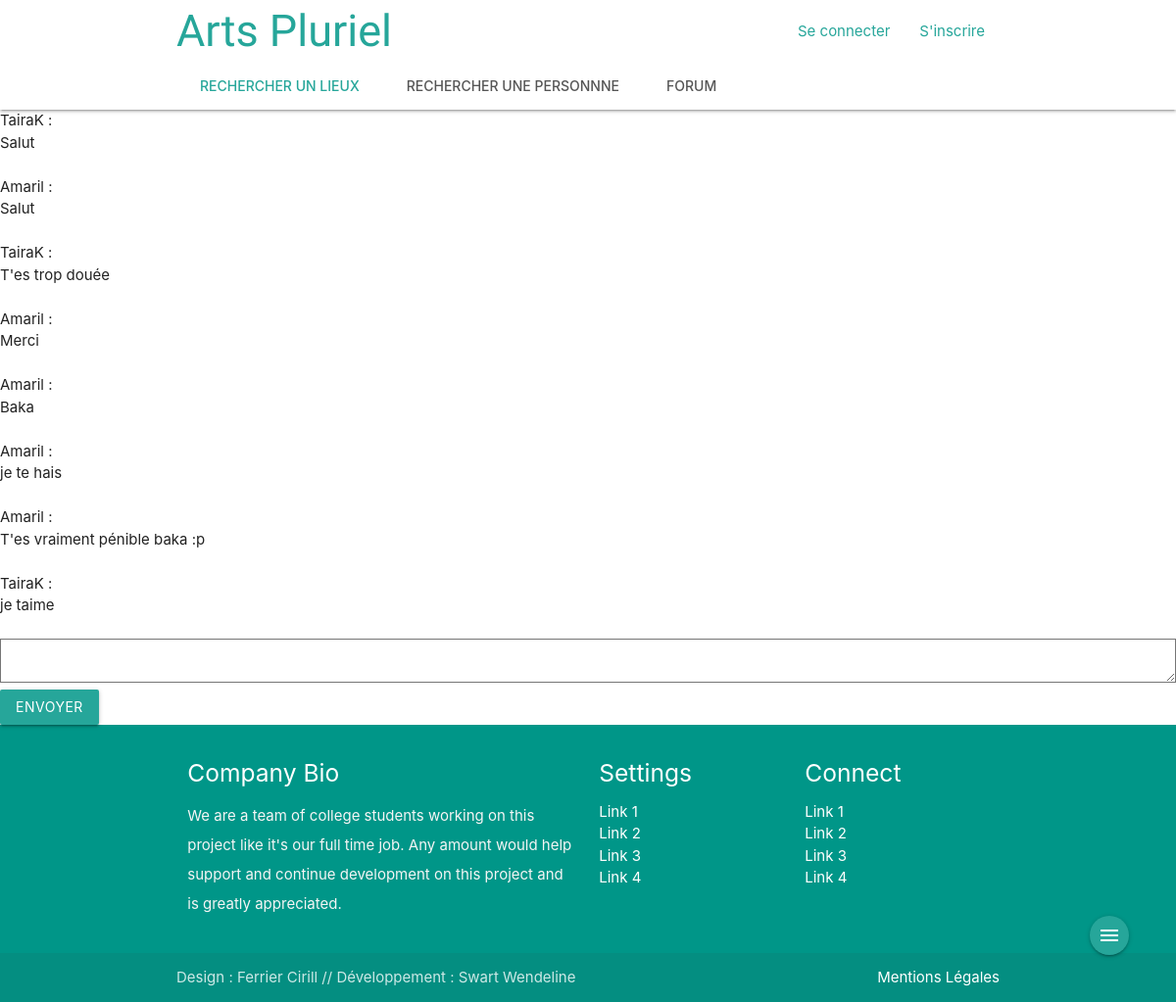
The page /message.php?id=2&idUser=1 on the database its author committed.
### tables this page shows
CREATE TABLE IF NOT EXISTS `MESSAGE` (
  `idM` int(11) NOT NULL AUTO_INCREMENT,
  `textM` varchar(500) NOT NULL,
  `idURecois` int(11) DEFAULT NULL,
  `idUEnvoie` int(11) DEFAULT NULL,
  `idF` int(11) DEFAULT NULL,
  PRIMARY KEY (`idM`),
  KEY `MESSAGE_UTILISATEUR_FK` (`idURecois`),
  KEY `MESSAGE_UTILISATEUR0_FK` (`idUEnvoie`),
  KEY `MESSAGE_FORUM1_FK` (`idF`)
);

CREATE TABLE IF NOT EXISTS `UTILISATEUR` (
  `idU` int(10) NOT NULL AUTO_INCREMENT,
  `pseudoU` char(50) DEFAULT NULL,
  `nomU` char(50) DEFAULT NULL,
  `prenomU` char(50) DEFAULT NULL,
  `mailU` char(250) DEFAULT NULL,
  `telU` char(10) DEFAULT NULL,
  `villeU` char(50) DEFAULT NULL,
  `distanceU` int(11) DEFAULT NULL,
  `mdpU` char(50) DEFAULT NULL,
  `ddnU` date NOT NULL,
  `bioU` varchar(500) NOT NULL,
  `LAT` float NOT NULL,
  `LONG` float NOT NULL,
  PRIMARY KEY (`idU`)
);

### message.php (the view, shortened to what this page needs)
<!DOCTYPE html>
<html lang="fr">
        <?php include'php/head.php'; ?>
<body>
    <?php include 'php/nav.php'; ?>
<?php
    if (isset($_GET['id']) && isset($_GET['idUser'])) {
        $idEnvoie = $_GET['id'];
        $idUserCourant = $_GET['idUser'];
        try{
            $connexion = database::getDB();
            $req = "SELECT  M.idM,  pseudoU , M.textM
                    FROM UTILISATEUR U,  MESSAGE M
                    WHERE (U.idU = M.idUEnvoie
                    AND (M.idURecois =?
                    AND M.idUEnvoie =?))
                    or
                        (U.idU = M.idUEnvoie
                        and M.idURecois =?
                        AND M.idUEnvoie =?)";
            $traitement = $connexion->prepare($req);
            $traitement ->bindparam(1, $idUserCourant);
            $traitement ->bindParam(2, $idEnvoie);
            $traitement ->bindParam(3, $idEnvoie);
            $traitement ->bindParam(4, $idUserCourant);
            $traitement ->execute();
            while($ligne=$traitement->fetch()) {
               echo $ligne['pseudoU']." : <br>".
                       $ligne['textM']."<br><br>";
            }
            ?> <form method="post" name="formulaire" action="SaveMessage.php?id=<?php echo $idEnvoie; ?>&idUser=<?php echo $idUserCourant; ?>">
                <textarea id="contenuTxt" name="contenuTxt"></textarea>
                <button type="submit" class="btn">Envoyer</button>
            </form>
            <?php
        }
        catch(PDOException $e){
            header("location:index.php");
        }
    }else{
        echo 'Désolée nous avons foiré ta demande';
    }
?>
    <?php
        include 'php/footer.php';
    ?>
</body>
</html>

### php/head.php (shortened to what this page needs)
<head>
  <link href="css/materialize.css" type="text/css" rel="stylesheet" media="screen,projection"/>
  <link href="css/style.css" type="text/css" rel="stylesheet" media="screen,projection"/>
  <link rel="stylesheet" href="https://use.fontawesome.com/releases/v5.3.1/css/all.css">
</head>

### php/nav.php (shortened to what this page needs)
<nav class="white nav-extended scrollspy" role="navigation" id="nav">
    <div class="nav-wrapper container">
        <a id="logo-container" href="index.php" class="brand-logo typoLogo">Arts Pluriel</a>
        <ul class="right hide-on-med-and-down">
            <?php include 'sous-nav.php' ?>
        </ul>
            <?php include 'sous-nav.php' ?>
    </div>
    <div class="nav-content container center">
      <ul class="tabs tabs-transparent">
        <li class="tab"> <a onclick="window.location.href = 'rechercher_un_lieux_activiter.php'" href="rechercher_un_lieux_activiter.php">Rechercher un lieux</a></li>
        <?php
            if(isset($_SESSION['user'])) {
                echo '<li class="tab"><a href="rechercher_une_personne.php" onclick="window.location.href = \'rechercher_une_personne.php\'">Rechercher une personnne</a></li>';
                echo '<li class="tab"><a href="forum.php" onclick="window.location.href = \'forum.php\'">Forum</a></li>';
            }
            else {
                echo '<li class="tab"><a href="#!" class="disbled disabledLi tooltipped"  data-position="bottom" data-tooltip="Vous devez être connecté">Rechercher une personnne</a></li>';
                echo '<li class="tab"><a href="#!" class="disbled disabledLi tooltipped" data-position="botton" data-tooltip="Vous devez être connecté">Forum</a></li>';
            }
        ?>
      </ul>
    </div>
</nav>
<div id="delForDieCookie">
    <a id="menu" class="waves-effect waves-light btn btn-floating" onclick="//dieCookie(0)"><i class="material-icons">menu</i></a>
</div>

### php/sous-nav.php
<?php
	if(isset($_SESSION['user']) && $_SESSION['user'] == "client") {
                echo'<li><a href="messagerie.php">Messagerie</a></li>';
                echo'<li><a href="profil.php">Mon Compte</a></li>';
                echo '<li><a href="deconnexion.php">Déconnexion</a></li>';
	}
	else if(isset($_SESSION['user']) && $_SESSION['user'] == "admin"){
        echo'<li><a href="adminPanel.php">Pannel d\'administration</a></li>';
        echo '<li><a href="deconnexion.php">Déconnexion</a></li>';
    }
	else {
		echo'<li><a href="connexion.php">Se connecter</a></li>';
		echo'<li><a href="creer_mon_compte.php">S\'inscrire</a></li>';
	}
?>

### php/footer.php
<footer class="page-footer teal">
    <div class="container">
        <div class="row">
            <div class="col l6 s12">
                <h5 class="white-text">Company Bio</h5>
                <p class="grey-text text-lighten-4">We are a team of college students working on this project like it's our full time job. Any amount would help support and continue development on this project and is greatly appreciated.</p>
            </div>
            <div class="col l3 s12">
                <h5 class="white-text">Settings</h5>
                <ul>
                    <li><a class="white-text" href="#!">Link 1</a></li>
                    <li><a class="white-text" href="#!">Link 2</a></li>
                    <li><a class="white-text" href="#!">Link 3</a></li>
                    <li><a class="white-text" href="#!">Link 4</a></li>
                </ul>
            </div>
            <div class="col l3 s12">
                <h5 class="white-text">Connect</h5>
                <ul>
                    <li><a class="white-text" href="#!">Link 1</a></li>
                    <li><a class="white-text" href="#!">Link 2</a></li>
                    <li><a class="white-text" href="#!">Link 3</a></li>
                    <li><a class="white-text" href="#!">Link 4</a></li>
                </ul>
            </div>
        </div>
    </div>
    <div class="footer-copyright">
        <div class="container">
            Design : Ferrier Cirill // Développement : Swart Wendeline
            <a class="right" style="color:white;" href="MentionsLegales.php">Mentions Légales</a>
        </div>
    </div>
</footer>

### css/style.css (style rules this page uses)
nav ul a, nav .brand-logo { color: #26a69a; }
p { line-height: 2rem; }
footer.page-footer { margin: 0; }
.typoLogo { font-family: 'Kaushan Script', cursive !important; }
#logo-container { font-size: 3em; }
.disabledLi { color: #555 !important; }

### rows shown on the page
message: idUEnvoie.pseudoU "TairaK", textM "Salut"
message: idUEnvoie.pseudoU "Amaril", textM "Salut"
message: idUEnvoie.pseudoU "TairaK", textM "T'es trop douée"
message: idUEnvoie.pseudoU "Amaril", textM "Merci"
message: idUEnvoie.pseudoU "Amaril", textM "Baka"
message: idUEnvoie.pseudoU "Amaril", textM "je te hais"
message: idUEnvoie.pseudoU "Amaril", textM "T'es vraiment pénible baka :p"
message: idUEnvoie.pseudoU "TairaK", textM "je taime"
